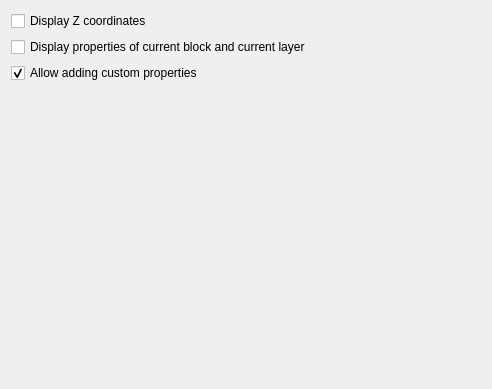
<?xml version="1.0" encoding="UTF-8"?>
<ui version="4.0">
 <class>PropertyEditor</class>
 <widget class="QWidget" name="PropertyEditor">
  <property name="geometry">
   <rect>
    <x>0</x>
    <y>0</y>
    <width>492</width>
    <height>389</height>
   </rect>
  </property>
  <layout class="QVBoxLayout" name="verticalLayout">
   <item>
    <widget class="QCheckBox" name="ShowZCoordinates">
     <property name="text">
      <string>Display Z coordinates</string>
     </property>
     <property name="checked">
      <bool>false</bool>
     </property>
    </widget>
   </item>
   <item>
    <widget class="QCheckBox" name="ShowBlockLayer">
     <property name="text">
      <string>Display properties of current block and current layer</string>
     </property>
    </widget>
   </item>
   <item>
    <widget class="QCheckBox" name="AddCustomProperties">
     <property name="text">
      <string>Allow adding custom properties</string>
     </property>
     <property name="checked">
      <bool>true</bool>
     </property>
    </widget>
   </item>
   <item>
    <spacer name="verticalSpacer">
     <property name="orientation">
      <enum>Qt::Vertical</enum>
     </property>
     <property name="sizeHint" stdset="0">
      <size>
       <width>20</width>
       <height>244</height>
      </size>
     </property>
    </spacer>
   </item>
  </layout>
 </widget>
 <resources/>
 <connections/>
</ui>
